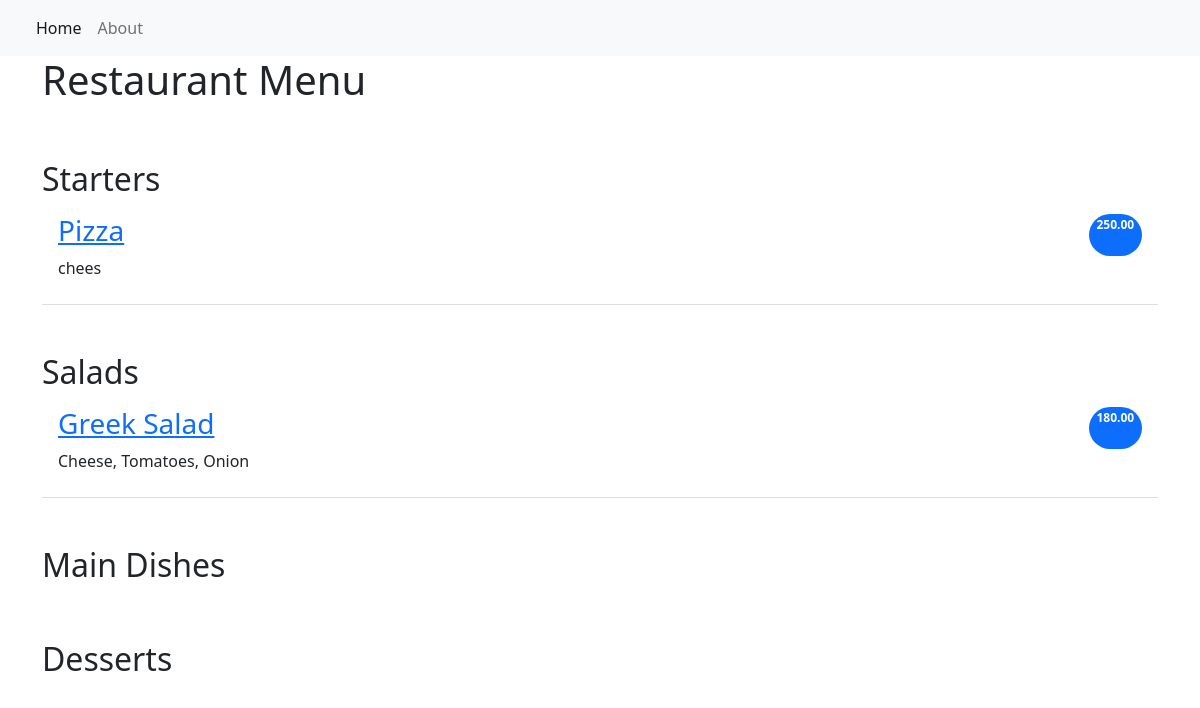
Before: / with the older database file.
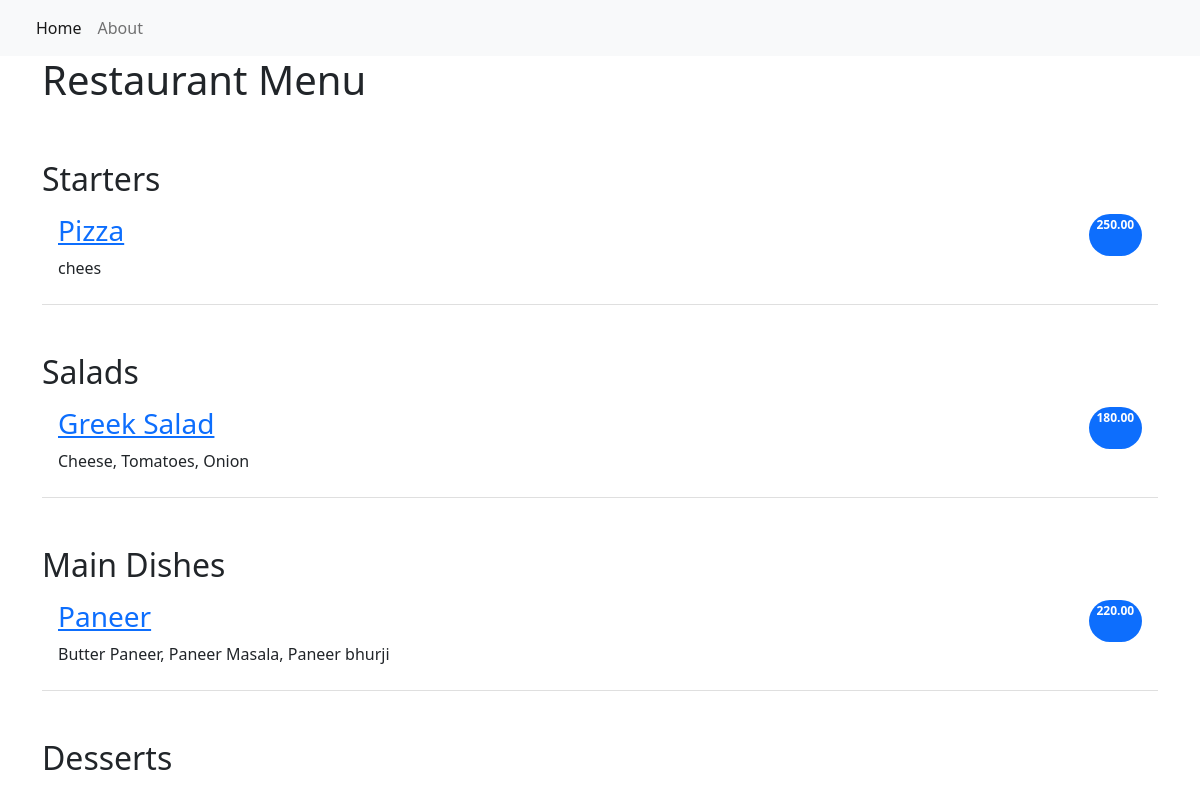
After: the same page with the newer database file.
### Restaurant_Menu/models.py (models this page shows, shortened)
class Item(models.Model):
    meal = models.CharField(max_length=1000, unique=True)
    description = models.CharField(max_length=2000)
    price = models.DecimalField(max_digits=10, decimal_places=2)
    meal_type = models.CharField(max_length=200, choices=MEAL_TYPE)
    author = models.ForeignKey(User, on_delete=models.PROTECT)
    status = models.IntegerField(choices=STATUS, default=1)
    date_created = models.DateTimeField(auto_now_add=True)
    date_updated = models.DateTimeField(auto_now=True)

### Restaurant_Menu/views.py (the view)
# urls.py: path('',views.MenuList.as_view(), name='home'),
class MenuList(generic.ListView):
    queryset = Item.objects.order_by("-date_created")
    template_name = "index.html"
    def get_context_data(self, **kwargs):
        context = super().get_context_data(**kwargs)
        context["meals"] = MEAL_TYPE
        return context

### Restaurant_Menu/templates/index.html
{% extends 'base.html' %}
{% block content %}
<div class="container">
    <h1>Restaurant Menu</h1>
    <ul class="list-group list-group-flush">
        {% for meal in meals %}
            <h2 class="pt-5">{{ meal.1 }}</h2>
                {% for row in item_list %}
                    {% if row.meal_type == meal.0 %}
                        {% if row.status == 0 %}
                        <li class="list-group-item d-flex justify-content-between align-item-center border-0 pb-0">
                            <a href="{% url 'menu_item' row.pk %}"><h3><del>{{ row.meal }}</del></h3></a>
                            <span class="badge bg-primary rounded-pill">{{ row.price}}</span>
                        </li>
                        <li class="list-group-item pt-0">
                            <p>{{row.description }}</p>
                        </li>
                        {% else %}
                        <li class="list-group-item d-flex justify-content-between align-item-center border-0 pb-0">
                            <a href="{% url 'menu_item' row.pk %}"><h3>{{ row.meal }}</h3></a>
                            <span class="badge bg-primary rounded-pill">{{ row.price}}</span>
                        </li>
                        <li class="list-group-item pt-0">
                            <p>{{row.description }}</p>
                        </li>
                        {% endif %}
                    {% endif %}
                {% endfor %}
        {% endfor %}
    </ul>
</div>
{% endblock content %}

### Restaurant_Menu/templates/base.html (shortened to what this page needs)
<!DOCTYPE html>
<html lang="en">
    <head>
        <link href="https://cdn.jsdelivr.net/npm/bootstrap@5.2.0-beta1/dist/css/bootstrap.min.css" rel="stylesheet">
    </head>
    <body>
        <nav class="navbar navbar-expand-lg bg-light">
            <div class="container-fluid">
                <div class="collapse navbar-collapse" id="navbarNav">
                    <ul class="navbar-nav">
                         <li class="nav-item">
                            <a class="nav-link active" aria-current="page" href="{% url 'home' %}">Home</a>
                        </li>
                        <li class="nav-item">
                            <a class="nav-link" aria-current="page" href="{% url 'home' %}">About</a>
                        </li>
                    </ul>
                </div>
            </div>
        </nav>
        {% block content %}
        {% endblock content %}
    </body>
</html>

Changed rows visible on the page:
added Item: meal "Paneer", price "220.00", description "Butter Paneer, Paneer Masala, Paneer bhurji", shown under "Main Dishes"
